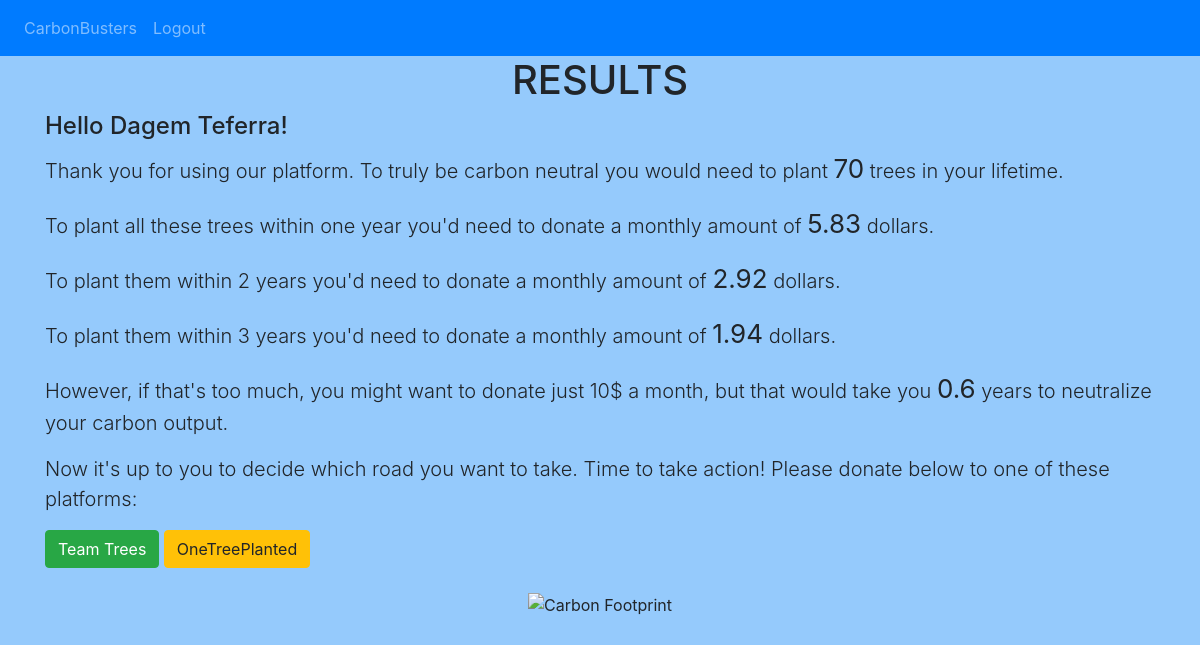
The page / (signed in) on the database as committed earlier.
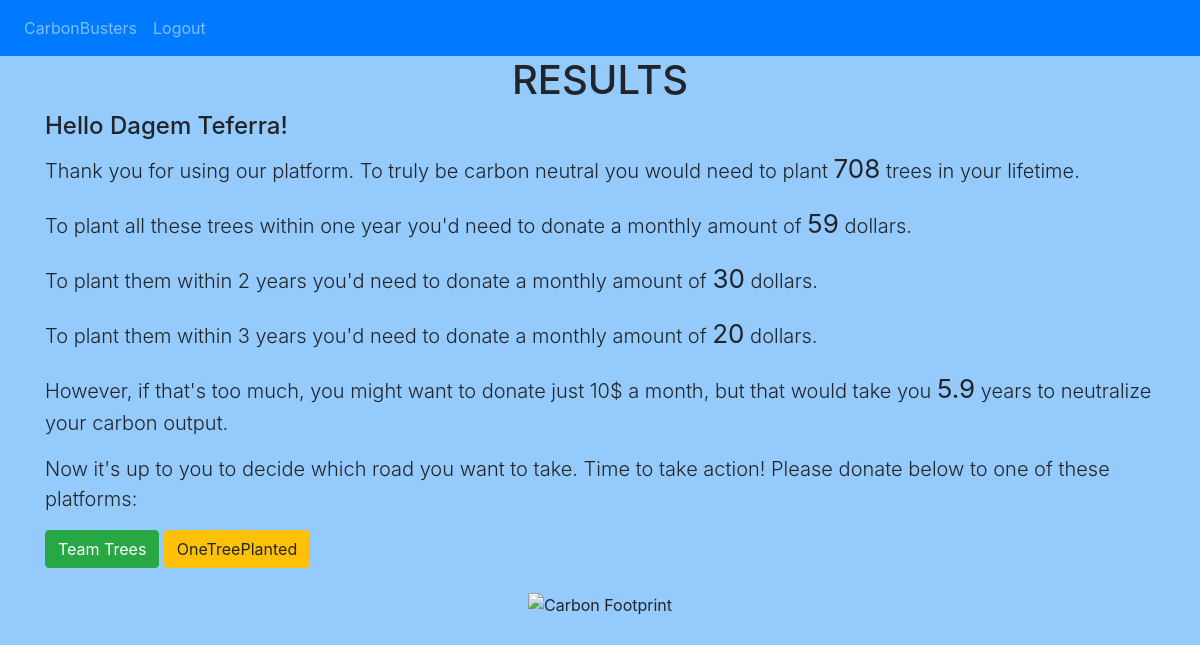
The same page on the database as committed later.
### website/models.py (models this page shows)
class User(db.Model, UserMixin):
    id = db.Column(db.Integer, primary_key=True)
    email = db.Column(db.String(150), unique=True)
    password = db.Column(db.String(150))
    first_Name = db.Column(db.String(150))
    last_Name = db.Column(db.String(150))
    co2emissions = db.Column(db.Integer)
    trees = db.Column(db.Integer)
    one_year = db.Column(db.Integer)
    two_years = db.Column(db.Integer)
    three_years = db.Column(db.Integer)
    ten_dollar = db.Column(db.Integer)

### website/views.py (the view)
@views.route('/')
@login_required
def home():
    return render_template('home.html', user=current_user)

### website/__init__.py (called while the page is built)
def create_app():
    app = Flask(__name__)
    app.config['SECRET_KEY'] = 'group project'
    app.config['SQLALCHEMY_DATABASE_URI'] = f'sqlite:///{DB_NAME}'
    db.init_app(app)
    from .views import views
    from .auth import auth
    app.register_blueprint(views, url_prefix='/')
    app.register_blueprint(auth, url_prefix='/')
    from .models import User
    create_database(app)
    login_manager = LoginManager()
    login_manager.login_view = 'auth.login'
    login_manager.init_app(app)
    @login_manager.user_loader
    def load_user(id):
        return User.query.get(int(id))
    return app

### website/templates/home.html
{% extends "base.html" %} {% block title %}Home{% endblock %} {% block content
    %}
    <body style="background-color:rgb(149, 202, 252);">
    <h1 align="center">RESULTS</h1>
    <h4>Hello {{ user.first_Name }} {{ user.last_Name }}! </h4>
    <p class="lead">Thank you for using our platform. To truly be carbon neutral you would need to plant <b style="font-size:130%;">{{ user.trees }}</b> trees in your lifetime.</p>
    <p class="lead">To plant all these trees within one year you'd need to donate a monthly amount of <b style="font-size:130%;">{{ user.one_year }}</b> dollars.</p>
    <p class="lead">To plant them within 2 years you'd need to donate a monthly amount of <b style="font-size:130%;">{{ user.two_years }}</b> dollars.</p>
    <p class="lead">To plant them within 3 years you'd need to donate a monthly amount of <b style="font-size:130%;">{{ user.three_years }}</b> dollars.</p>
    <p class="lead">However, if that's too much, you might want to donate just 10$ a month, but that would take you <b style="font-size:130%;">{{ user.ten_dollar }}</b> years to neutralize your carbon output.</p>
    <p class="lead">Now it's up to you to decide which road you want to take. Time to take action! Please donate below to one of these platforms:</p>
    <button onclick="window.location.href= 'https://teamtrees.org/';" target="_blank" rel="noopener noreferrer" type="button"  class="btn btn-success">Team Trees</button>       <button onclick="window.location.href= 'https://onetreeplanted.org/products/plant-trees?variant=31367539589182';" target="_blank" rel="noopener noreferrer" type="button" class="btn btn-warning">OneTreePlanted</button>
    <br><br>
    <p style="text-align:center;"><img src="https://legendpower.com/wp-content/uploads/2014/08/Footprint.png" alt="Carbon Footprint" width="250" height="400" class="center"></p>
    </body>
    {% endblock %}

### website/templates/base.html (shortened to what this page needs)
<!DOCTYPE html>
<html>
  <head>
    <link
      rel="stylesheet"
      href="https://stackpath.bootstrapcdn.com/bootstrap/4.4.1/css/bootstrap.min.css"
    />
    <link
      rel="stylesheet"
      href="https://stackpath.bootstrapcdn.com/font-awesome/4.7.0/css/font-awesome.min.css"
    />
  </head>
  <body>
    <nav class="navbar navbar-expand-lg navbar-dark bg-primary">
      <div class="collapse navbar-collapse" id="navbar">
        <div class="navbar-nav">
          {% if user.is_authenticated %}
          <a class="nav-item nav-link" id="home" href="/">CarbonBusters</a>
          <a class="nav-item nav-link" id="logout" href="/logout">Logout</a>
          {% else %}
          <a class="nav-item nav-link" id="login" href="/login">Login</a>
          <a class="nav-item nav-link" id="signUp" href="/sign-up">Sign Up</a>
          {% endif %}
        </div>
      </div>
    </nav>
    <div class="container">{% block content %} {% endblock %}</div>
  </body>
</html>

Rows that differ between the two databases and show on the page:
changed User "Dagem": trees "70" → "708"; one_year "5.83" → "59"; two_years "2.92" → "30"; three_years "1.94" → "20"; ten_dollar "0.6" → "5.9"
